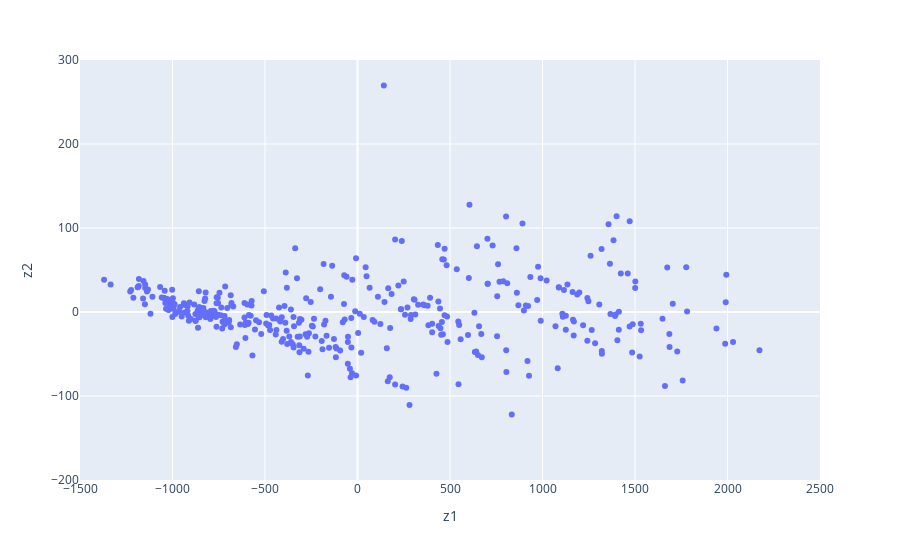

The notebook cell this image was saved under:
### Markdown cell above
In the plot below, notice how the general pattern in the 6-dimensional plot above has been retained, but we no longer directly plot any of the original features.

### Code cell
fig = px.scatter(mpg, x="z1", y="z2")
fig.update_layout(legend=dict(x=.92, y=1), xaxis_range=[-1500, 2500], yaxis_range=[-200, 300])

### Figure 1 — Plotly figure (JSON) as saved in the notebook; plotly's stock layout.template omitted (floating-point values rounded to 4 significant figures; data arrays with more than 128 entries replaced by an {"elided": "..."} marker saying what was removed)
{"data": [{"hovertemplate": "z1=%{x}<br>z2=%{y}<extra></extra>", "legendgroup": "", "marker": {"color": "#636efa", "symbol": "circle"}, "mode": "markers", "name": "", "orientation": "v", "showlegend": false, "type": "scatter", "x": {"elided": "392 float values"}, "xaxis": "x", "y": {"elided": "392 float values"}, "yaxis": "y"}], "layout": {"legend": {"tracegroupgap": 0, "x": 0.92, "y": 1}, "margin": {"t": 60}, "xaxis": {"anchor": "y", "domain": [0, 1], "range": [-1500, 2500], "title": {"text": "z1"}}, "yaxis": {"anchor": "x", "domain": [0, 1], "range": [-200, 300], "title": {"text": "z2"}}}}
